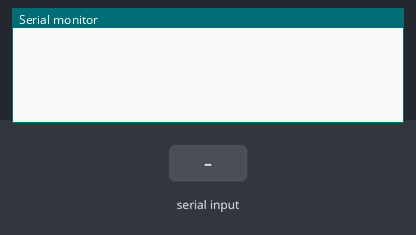
Recording of a sketch running on a simulated Arduino Uno, built with avr-gcc and run on an emulated ATmega328P. Parts: the last lines printed to the serial monitor. The inputs (shaded band) are chosen by the test bench.

Above: at 1.2 s.
1.3 s: "PING\n" received over Serial
At 2.5 s:
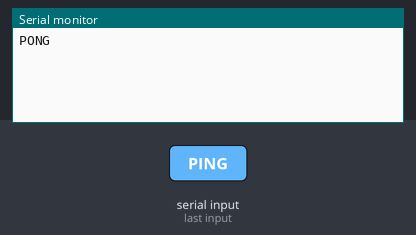
2.8 s: "OP:START_MEASUREMENT\n" received over Serial
At 3.8 s:
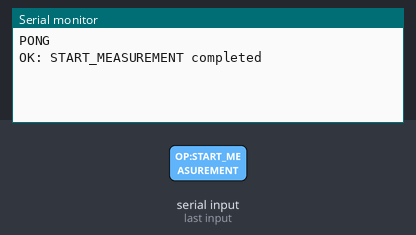
4.3 s: "1\n" received over Serial
At 4.9 s:
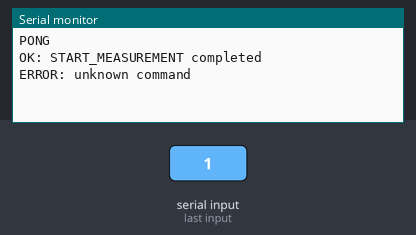

The sketch:

mini_serial_comms.ino
```cpp
void setup() {
  Serial.begin(115200);
}

void loop() {
  if (Serial.available()) {
    String cmd = Serial.readStringUntil('\n');
    cmd.trim();

    if (cmd == "PING") {
      Serial.println("PONG");
    }
    else if (cmd == "OP:START_MEASUREMENT") {
      // Do the action here...
      bool success = true;

      if (success) {
        Serial.println("OK: START_MEASUREMENT completed");
      } else {
        Serial.println("ERROR: measurement failed");
      }
    }
    else {
      Serial.println("ERROR: unknown command");
    }
  }
}
```

Measured:
- after the input at 1.3 s, the serial monitor: prints a new line at once (image 1)
- after the input at 2.8 s, the serial monitor: prints a new line at once (image 2)
- after the input at 4.3 s, the serial monitor: prints a new line at once (image 3)
